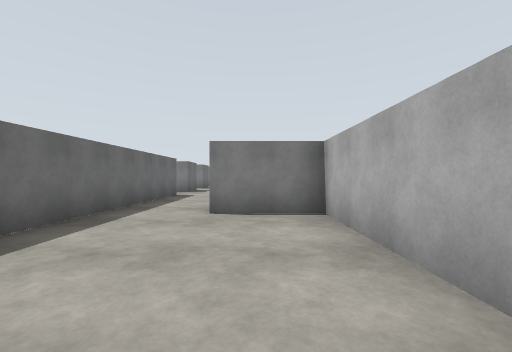
View 1 (above)

24 first-person views from a walk through a robot-simulator world made for Gazebo. The camera is 1.3 m above the floor, looks level and sees 90° across. The floor is counted in squares, 2 m on a side. Each view is taken from the middle of a square. On the plan, view 1 faces up. The plan holds only what a view shows up to about 9 squares ahead; the rest is blank. The place goes on beyond the plan. The robots in the file are not drawn. Simple patterns stand in for the simulator's built-in surfaces.

View 2
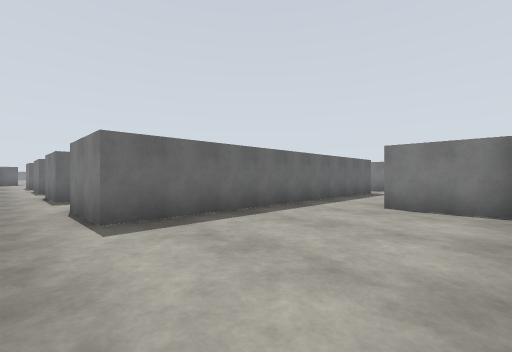

View 3
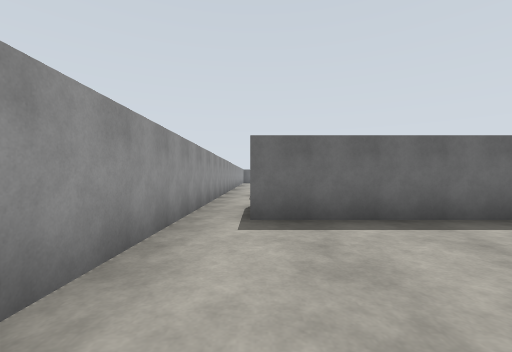

View 4
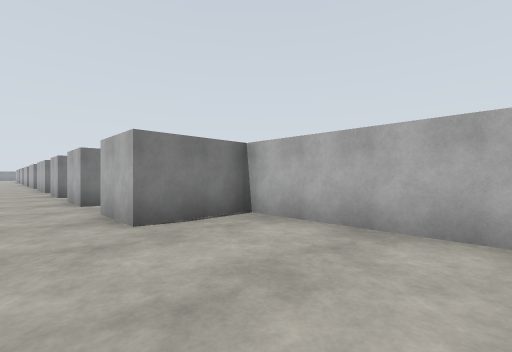

View 5
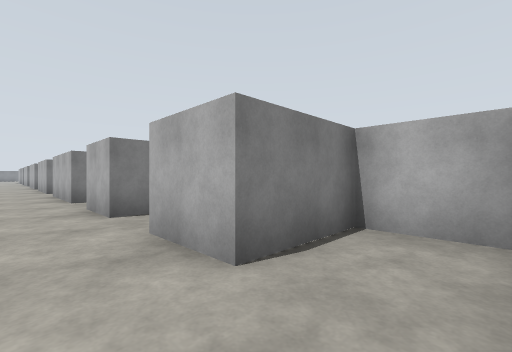

View 6
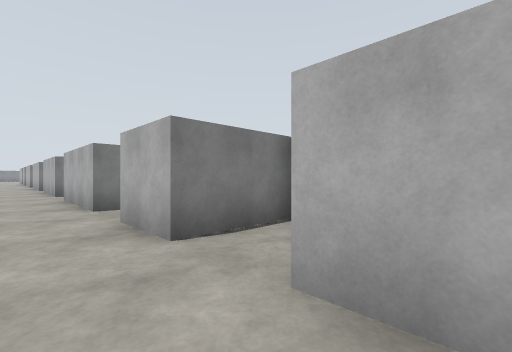

View 7
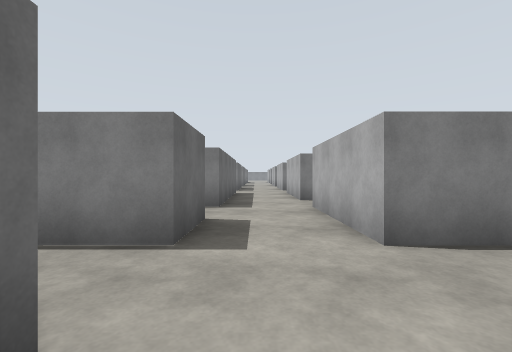

View 8
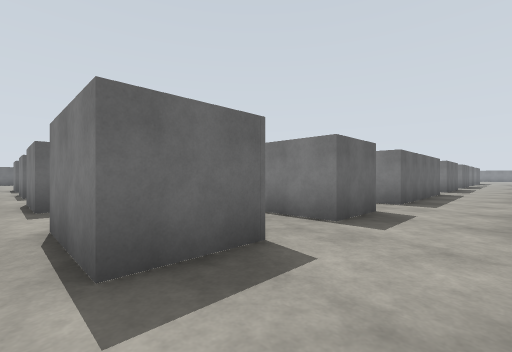

View 9
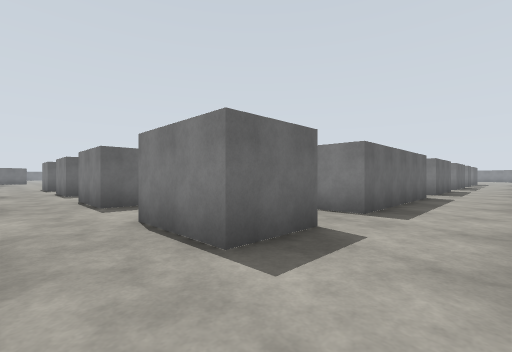

View 10
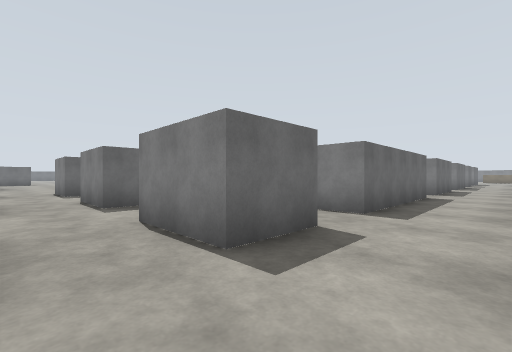

View 11
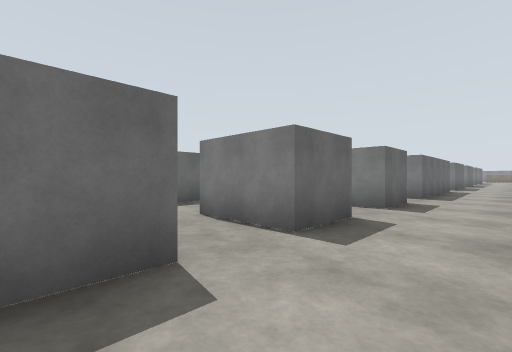

View 12
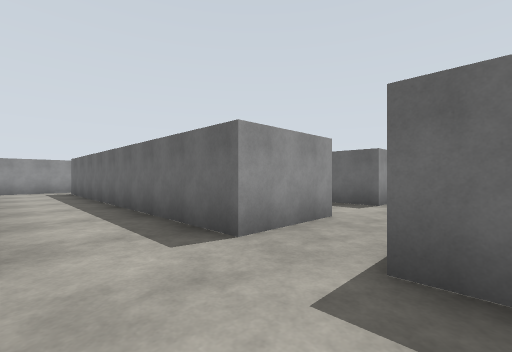

View 13
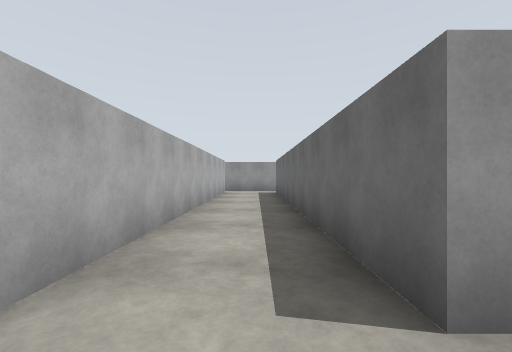

View 14
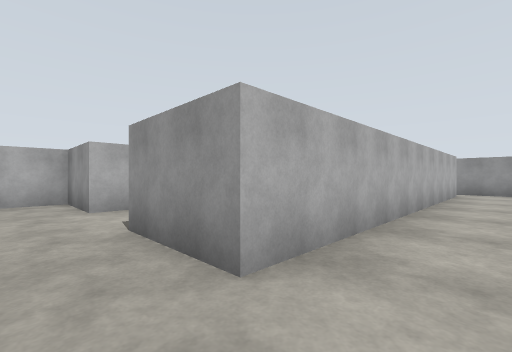

View 15
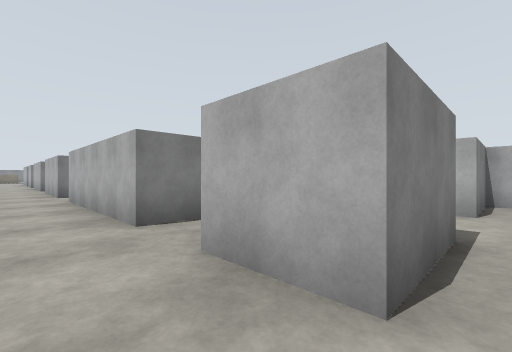

View 16
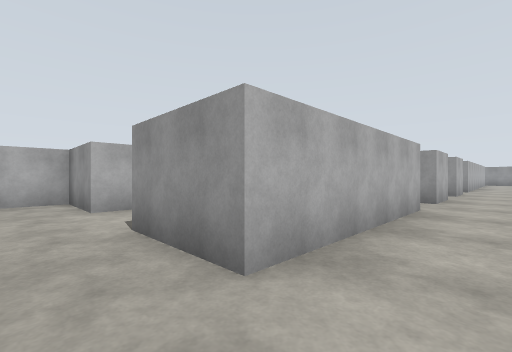

View 17
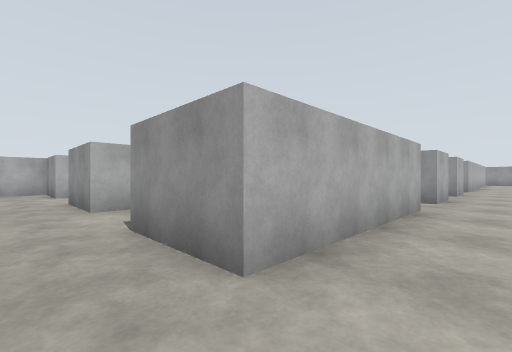

View 18
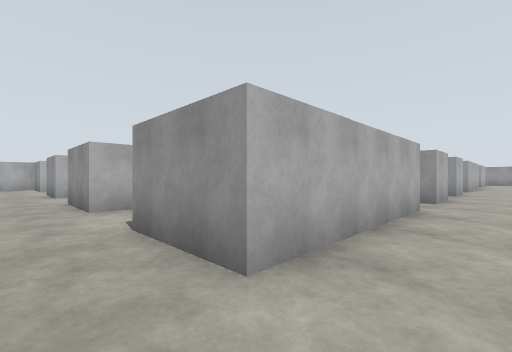

View 19
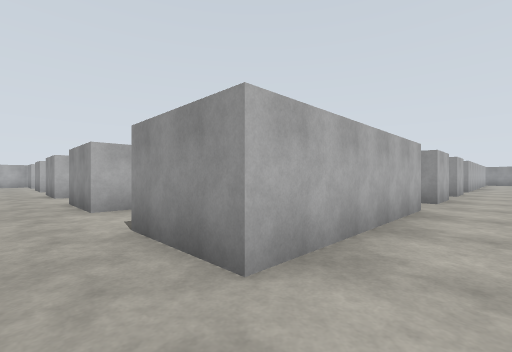

View 20
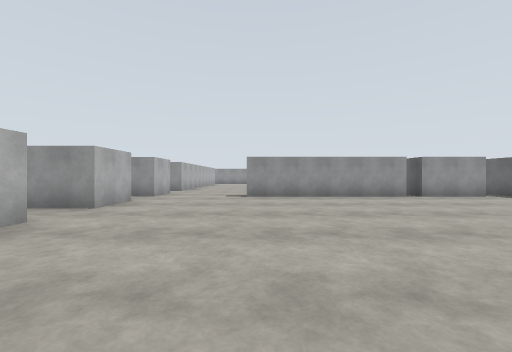

View 21
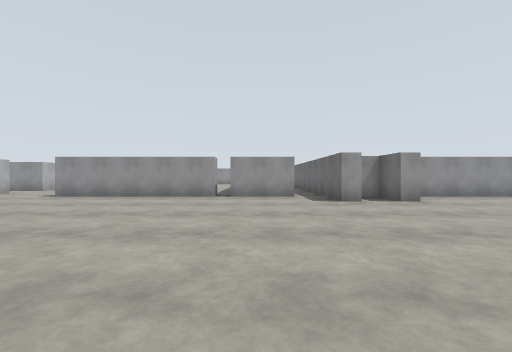

View 22
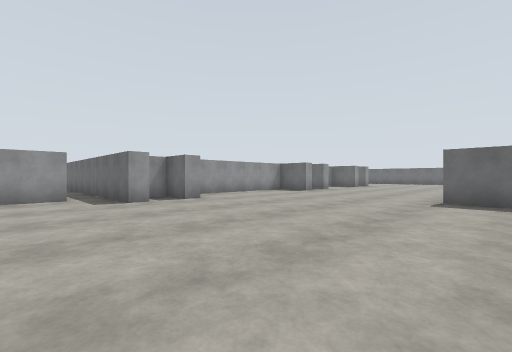

View 23
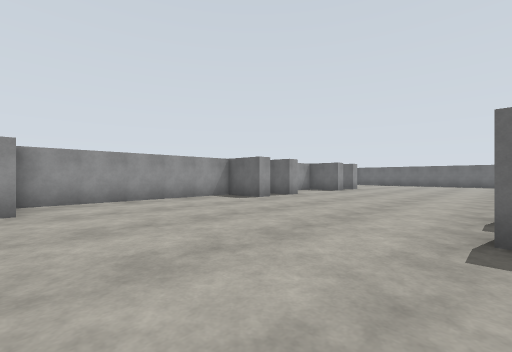

View 24
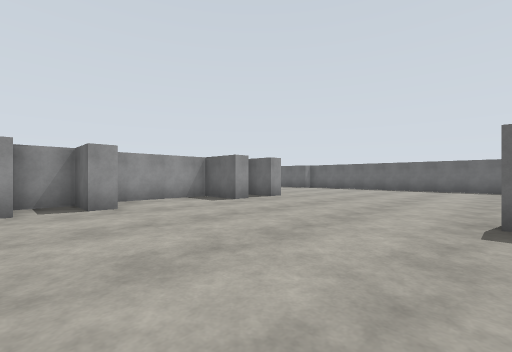

### Floor plan
Key: @ floor where view 1 was taken; # wall or solid block; . floor.
Columns run from 46 left of view 1 to 2 right of it. Each row starts with its distance up from view 1.
 23                                        #..##..
 22                             ....................#
 21                             ..##..##..##..##..###
 20              #.......     . ..# ..# ..##..##..#
 19 ......#.... .#........   .....# ..# ..##..##..#
 18 ....................... ......# ..# ..##..##..#
 17 ..............................# ..# ..##..##..
 16  .............................. ..  ..........#
 15   ............................##..# ..##..##..#
 14    ...........................##..##..##..##..###
 13     ##...##.....#.#.............................#
 12     #################.#####...# ..##..##..##..#
 11                   ###.     ...# ..##..##..##..###
 10                   #             ................#
  9                   #                #..##..##..###
  8                                    #.  #..##..###
  7                                        #..##....#
  6                                        #..##..###
  5                                        #..##..###
  4                                        #..##....#
  3                                        #..##....#
  2                                        #..##....#
  1                                        #..##....#
  0                                     ..##..##..@.
 -1                                     ............
 -2                                       #########

Where each view was taken, in squares from view 1:
view 1: 0 up, 0 right, facing up
view 2: 1 down, 1 right, facing up-left
view 3: 0 up, 1 right, facing left
view 4: 1 up, 2 left, facing up-right
view 5: 6 up, 2 left, facing up-right
view 6: 8 up, 2 left, facing up-right
view 7: 11 up, 2 left, facing up
view 8: 10 up, 1 left, facing up-left
view 9: 12 up, 1 left, facing up-left
view 10: 12 up, 5 left, facing up-left
view 11: 8 up, 5 left, facing up-left
view 12: 11 up, 5 left, facing down-left
view 13: 10 up, 6 left, facing down
view 14: 10 up, 6 left, facing down-right
view 15: 13 up, 6 left, facing up-right
view 16: 22 up, 6 left, facing down-right
view 17: 22 up, 10 left, facing down-right
view 18: 22 up, 14 left, facing down-right
view 19: 22 up, 18 left, facing down-right
view 20: 20 up, 20 left, facing down
view 21: 20 up, 26 left, facing down
view 22: 20 up, 26 left, facing down-left
view 23: 19 up, 30 left, facing down-left
view 24: 19 up, 36 left, facing down-left
